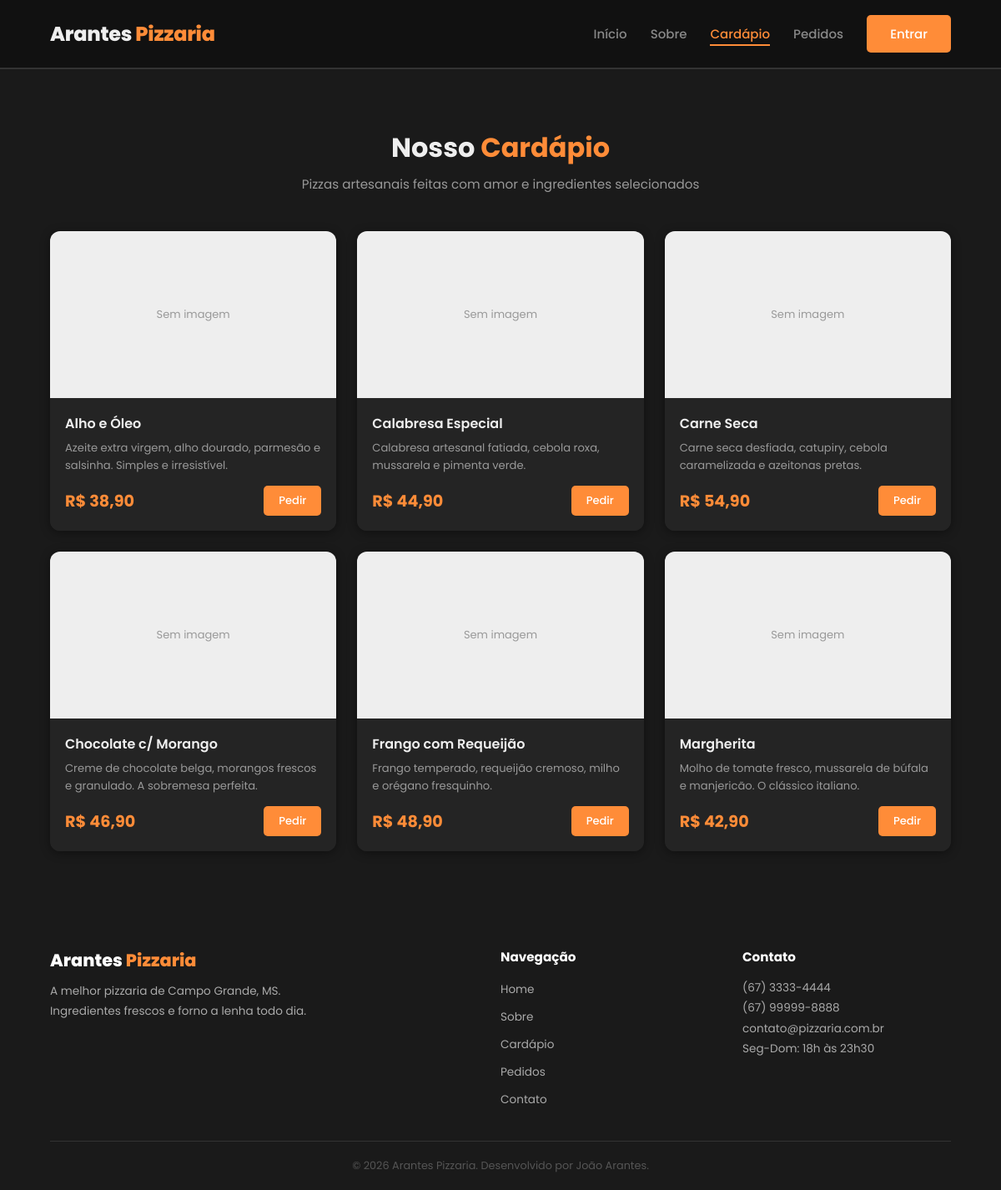
Page /cardapio.php on the committed database.
### tables this page shows
CREATE TABLE IF NOT EXISTS cardapio (
    id INT AUTO_INCREMENT PRIMARY KEY,
    nome VARCHAR(100) NOT NULL,
    descricao TEXT,
    preco DECIMAL(10,2) NOT NULL,
    imagem VARCHAR(255),
    ativo TINYINT(1) DEFAULT 1,
    criado_em TIMESTAMP DEFAULT CURRENT_TIMESTAMP
);

### cardapio.php (the view, shortened to what this page needs)
<?php
try {
    require_once 'includes/conexao.php';
    $pizzas = $pdo->query("SELECT * FROM cardapio WHERE ativo = 1 ORDER BY nome")->fetchAll();
} catch (Exception $e) {
    $pizzas = [];
}
?>
<?php include 'includes/header.php'; ?>
<section class="cardapio">
    <div class="container">
        <div class="sec-titulo">
            <h2>Nosso <span>Cardápio</span></h2>
            <p>Pizzas artesanais feitas com amor e ingredientes selecionados</p>
        </div>
        <div class="pizzas-grid">
            <?php foreach ($pizzas as $pizza): ?>
             <div class="pizza-card">
                <div class="pizza-thumb">
                </div>
                <div class="pizza-info">
                    <h3><?= htmlspecialchars($pizza['nome']) ?></h3>
                    <p><?= htmlspecialchars($pizza['descricao']) ?></p>
                    <div class="pizza-footer">
                        <span class="preco">R$ <?= number_format($pizza['preco'], 2, ',', '.') ?></span>
                        <a href="pedidos.php" class="btn btn-vermelho" style="padding:8px 18px; font-size:13px;">Pedir</a>
                    </div>
                </div>
            </div>
            <?php endforeach; ?>
        </div>
    </div>
</section>
<?php include 'includes/footer.php'; ?>

### includes/header.php (shortened to what this page needs)
<?php
$logado = isset($_SESSION['usuario_tipo']);
$nome   = $_SESSION['usuario_nome'] ?? '';
$tipo   = $_SESSION['usuario_tipo'] ?? '';
?>
<!DOCTYPE html>
<html lang="pt-br">
<head>
    <link rel="stylesheet" href="CSS/style.css">
</head>
<body class="dark-mode">
<div class="topo">
    <div class="container">
        <nav>
            <div class="logo">
                <a href="index.php">Arantes <span>Pizzaria</span></a>
            </div>
            <ul id="menu">
                <li><a href="index.php" <?= basename($_SERVER['PHP_SELF']) == 'index.php' ? 'class="ativo"' : '' ?>>Início</a></li>
                <li><a href="sobre.php" <?= basename($_SERVER['PHP_SELF']) == 'sobre.php' ? 'class="ativo"' : '' ?>>Sobre</a></li>
                <li><a href="cardapio.php" <?= basename($_SERVER['PHP_SELF']) == 'cardapio.php' ? 'class="ativo"' : '' ?>>Cardápio</a></li>
                <li><a href="pedidos.php" <?= basename($_SERVER['PHP_SELF']) == 'pedidos.php' ? 'class="ativo"' : '' ?>>Pedidos</a></li>
                <?php if ($logado): ?>
                    <li><span style="color:#ccc; font-size:0.85rem; margin-right:5px;"><?= htmlspecialchars($nome) ?></span></li>
                    <li>
                        <?php if ($tipo === 'admin'): ?>
                            <a href="admin/index.php"><button class="btn btn-laranja">Painel</button></a>
                        <?php endif; ?>
                        <a href="process/logout.php"><button class="btn btn-vermelho">Sair</button></a>
                    </li>
                <?php else: ?>
                    <li><a href="login.php"><button class="btn btn-laranja">Entrar</button></a></li>
                <?php endif; ?>
            </ul>
        </nav>
    </div>
</div>

### includes/footer.php (shortened to what this page needs)
<footer>
    <div class="container">
        <div class="footer-grid">
            <div class="footer-col">
                <a href="index.php" class="footer-logo">Arantes <span>Pizzaria</span></a>
                <p>A melhor pizzaria de Campo Grande, MS.<br>Ingredientes frescos e forno a lenha todo dia.</p>
            </div>
            <div class="footer-col">
                <h4>Navegação</h4>
                <ul>
                    <li><a href="index.php">Home</a></li>
                    <li><a href="sobre.php">Sobre</a></li>
                    <li><a href="cardapio.php">Cardápio</a></li>
                    <li><a href="pedidos.php">Pedidos</a></li>
                    <li><a href="contato.php">Contato</a></li>
                </ul>
            </div>
            <div class="footer-col">
                <h4>Contato</h4>
                <p>(67) 3333-4444</p>
                <p>(67) 99999-8888</p>
                <p>contato@pizzaria.com.br</p>
                <p>Seg-Dom: 18h às 23h30</p>
            </div>
        </div>
        <div class="footer-bottom">
            <p>© 2026 Arantes Pizzaria. Desenvolvido por João Arantes.</p>
        </div>
    </div>
</footer>
</body>
</html>

### CSS/style.css (style rules this page uses)
* { margin: 0; padding: 0; box-sizing: border-box; text-decoration: none; list-style: none; }
body { font-family: 'Poppins', sans-serif; color: #333; background: var(--bg); transition: background 0.3s, color 0.3s; }
:root { --laranja: #FF6B00; --verde: #52AA24; --cinza: #f7f7f7; --texto: #666; --bg: #ffffff; --bg2: #f7f7f7; --card: #ffffff; --texto-escuro: #111; --borda: #ddd; --nav-bg: #ffffff; }
.dark-mode { --laranja: #FF8C38; --verde: #66BB6A; --cinza: #1a1a1a; --texto: #999; --bg: #121212; --bg2: #1a1a1a; --card: #242424; --texto-escuro: #eee; --borda: #333; --nav-bg: #111; }
.container { max-width: 1200px; padding: 0 5%; margin: 0 auto; }
.btn { padding: 11px 28px; border: none; border-radius: 5px; cursor: pointer; font-family: 'Poppins', sans-serif; font-size: 15px; font-weight: 500; transition: opacity 0.2s; }
.btn-vermelho, .btn-laranja { background: var(--laranja); color: white; }
.topo { background: #fff; border-bottom: 2px solid var(--laranja); }
nav { display: flex; justify-content: space-between; align-items: center; padding: 18px 0; }
.logo a { font-size: 24px; font-weight: 800; color: #111; letter-spacing: -0.3px; }
.logo span { color: var(--laranja); }
nav ul { display: flex; align-items: center; gap: 28px; }
nav ul li a { color: rgba(0,0,0,0.6); font-size: 15px; font-weight: 500; transition: color 0.2s; }
nav ul li a:hover, nav ul li a.ativo { color: var(--laranja); border-bottom: 2px solid var(--laranja); padding-bottom: 2px; }
section { padding: 70px 0; }
.sec-titulo { text-align: center; margin-bottom: 45px; }
.sec-titulo h2 { font-size: 2rem; font-weight: 700; }
.sec-titulo h2 span { color: var(--laranja); }
.sec-titulo p { color: var(--texto); margin-top: 8px; font-size: 0.95rem; }
.cardapio { background: var(--cinza); }
.pizzas-grid { display: grid; grid-template-columns: repeat(3, 1fr); gap: 25px; }
.pizza-card { background: white; border-radius: 12px; overflow: hidden; box-shadow: 0 2px 12px rgba(0,0,0,0.07); transition: transform 0.2s; display: flex; flex-direction: column; }
.pizza-thumb { width: 100%; height: 200px; overflow: hidden; flex-shrink: 0; }
.pizza-info { padding: 18px; background: white; }
.pizza-info h3 { font-size: 1rem; font-weight: 600; margin-bottom: 6px; }
.pizza-info p { font-size: 0.82rem; color: var(--texto); line-height: 1.6; margin-bottom: 14px; }
.pizza-footer { display: flex; justify-content: space-between; align-items: center; }
.preco { font-size: 1.2rem; font-weight: 700; color: var(--laranja); }
footer { background: #1a1a1a; color: #aaa; padding: 45px 0 20px; }
.footer-grid { display: grid; grid-template-columns: 2fr 1fr 1fr; gap: 40px; margin-bottom: 30px; }
.footer-logo { font-size: 1.3rem; font-weight: 800; color: white; display: block; margin-bottom: 10px; }
.footer-logo span { color: var(--laranja); }
.footer-col p { font-size: 0.85rem; line-height: 1.8; }
.footer-col h4 { color: white; margin-bottom: 14px; font-size: 0.95rem; }
.footer-col ul li { margin-bottom: 8px; }
.footer-col ul li a { color: #aaa; font-size: 0.85rem; transition: color 0.2s; }
.footer-bottom { border-top: 1px solid #333; padding-top: 20px; text-align: center; font-size: 0.8rem; color: #555; }
.dark-mode body, body.dark-mode { background: var(--bg); color: #ddd; }
.dark-mode .topo { background: var(--nav-bg); border-bottom-color: var(--borda); }
.dark-mode .logo a { color: var(--texto-escuro); }
.dark-mode nav ul li a { color: rgba(255,255,255,0.5); }
.dark-mode nav ul li a:hover, .dark-mode nav ul li a.ativo { color: var(--laranja); }
.dark-mode .cardapio { background: var(--bg2); }
.dark-mode .pizza-card { background: var(--card); box-shadow: 0 2px 12px rgba(0,0,0,0.4); }
.dark-mode .pizza-info { background: var(--card); }
.dark-mode .pizza-info h3 { color: var(--texto-escuro); }
.dark-mode .pizza-info ul li, .dark-mode .pizza-info p { color: var(--texto); }
.dark-mode .sec-titulo h2, .dark-mode .sobre-texto h2 { color: var(--texto-escuro); }

### rows in the picture
cardapio: nome "Alho e Óleo", descricao "Azeite extra virgem, alho dourado, parmesão e salsinha. Simples e irresistível.", preco "38,90"
cardapio: nome "Calabresa Especial", descricao "Calabresa artesanal fatiada, cebola roxa, mussarela e pimenta verde.", preco "44,90"
cardapio: nome "Carne Seca", descricao "Carne seca desfiada, catupiry, cebola caramelizada e azeitonas pretas.", preco "54,90"
cardapio: nome "Chocolate c/ Morango", descricao "Creme de chocolate belga, morangos frescos e granulado. A sobremesa perfeita.", preco "46,90"
cardapio: nome "Frango com Requeijão", descricao "Frango temperado, requeijão cremoso, milho e orégano fresquinho.", preco "48,90"
cardapio: nome "Margherita", descricao "Molho de tomate fresco, mussarela de búfala e manjericão. O clássico italiano.", preco "42,90"
